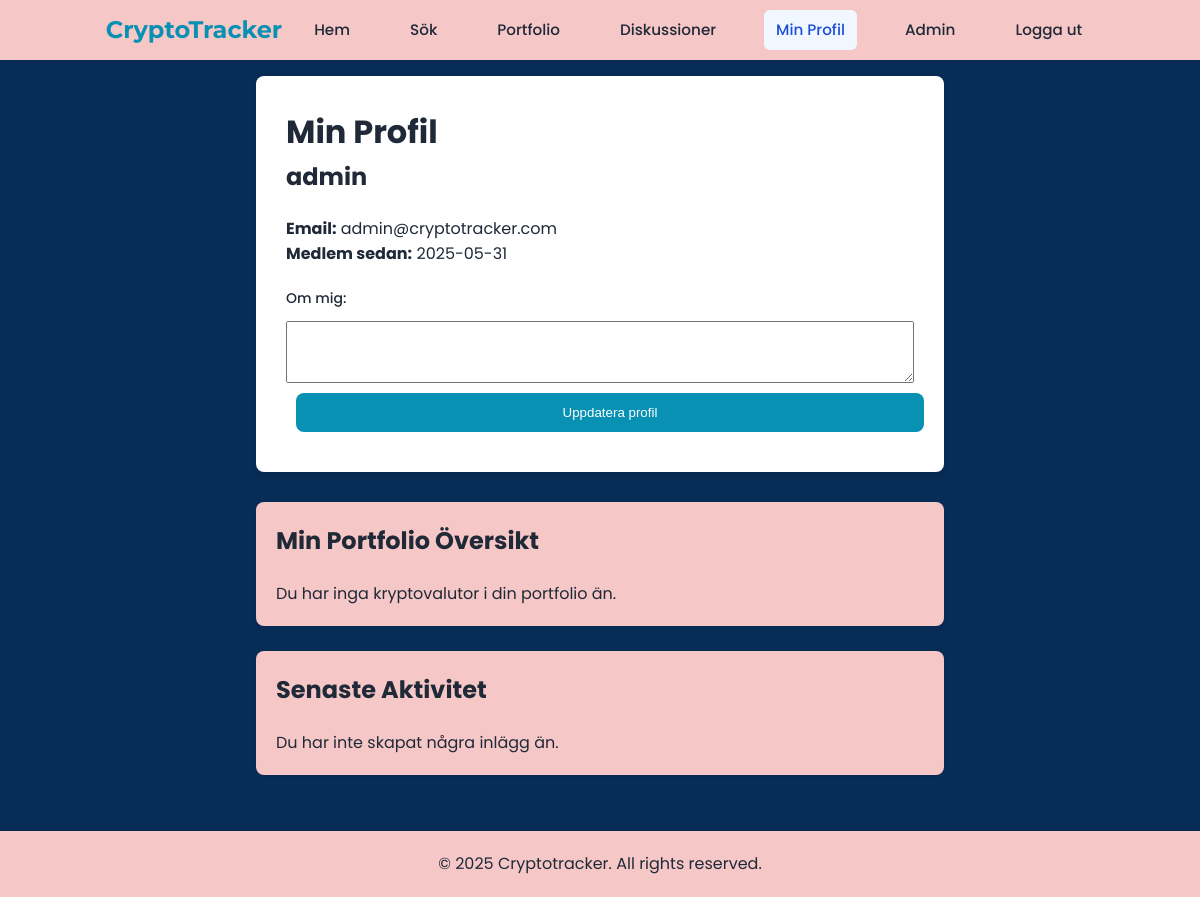
The page /pages/profile.php (signed in) on the database its author committed.
### tables this page shows
CREATE TABLE users (
    id INTEGER PRIMARY KEY AUTOINCREMENT,
    username VARCHAR(50) UNIQUE NOT NULL,
    password VARCHAR(255) NOT NULL,
    email VARCHAR(100) UNIQUE NOT NULL,
    role VARCHAR(20) DEFAULT 'user',
    profile_image VARCHAR(255),
    created_at TIMESTAMP DEFAULT CURRENT_TIMESTAMP
, bio TEXT);

### pages/profile.php (the view, shortened to what this page needs)
<?php
try {
    $db = new PDO('sqlite:' . __DIR__ . '/../db/crypto_tracker.db');
    $db->setAttribute(PDO::ATTR_ERRMODE, PDO::ERRMODE_EXCEPTION);
    $userId = $_SESSION['user_id'];
    $user = null;
    $stmt = $db->prepare("SELECT username, email, bio, created_at FROM users WHERE id = ?");
    $stmt->execute([$userId]);
    $user = $stmt->fetch(PDO::FETCH_ASSOC);
} catch(PDOException $e) {
    $error = "Databasfel: " . $e->getMessage();
} catch(Exception $e) {
    $error = $e->getMessage();
}
?>
<!DOCTYPE html>
<html lang="sv">
<head>
    <link rel="stylesheet" href="../css/styles.css">
</head>
<body>
    <?php include '../header.php'; ?>
    <div class="container">
        <?php if ($user): ?>
            <div class="profile-card">
            <h1>Min Profil</h1>
                <h2><?= htmlspecialchars($user['username']) ?></h2>
                <p><strong>Email:</strong> <?= htmlspecialchars($user['email']) ?></p>
                <p><strong>Medlem sedan:</strong> <?= date('Y-m-d', strtotime($user['created_at'])) ?></p>
                <form method="POST" class="profile-form">
                    <div class="form-group">
                        <label for="bio">Om mig:</label>
                        <textarea id="bio" name="bio" rows="4"><?= htmlspecialchars($user['bio'] ?? '') ?></textarea>
                    </div>
                    <button type="submit" class="btn">Uppdatera profil</button>
                </form>
            </div>
            <div class="dashboard-section">
                <h2>Min Portfolio Översikt</h2>
                <?php
                try {
                    $stmt = $db->prepare("
                        SELECT crypto_symbol, SUM(amount) as total_amount
                        FROM portfolio
                        WHERE user_id = ?
                        GROUP BY crypto_symbol
                    ");
                    $stmt->execute([$userId]);
                    $portfolio = $stmt->fetchAll(PDO::FETCH_ASSOC);
                    if (count($portfolio) > 0): ?>
                        <div class="portfolio-summary">
                            <?php foreach ($portfolio as $holding): ?>
                                <div class="holding-card">
                                    <h3><?= htmlspecialchars($holding['crypto_symbol']) ?></h3>
                                    <p>Antal: <?= number_format($holding['total_amount'], 8) ?></p>
                                </div>
                            <?php endforeach; ?>
                        </div>
                    <?php else: ?>
                        <p>Du har inga kryptovalutor i din portfolio än.</p>
                    <?php endif;
                } catch(PDOException $e) {
                    echo "<p class='error'>Kunde inte hämta portfolio: " . htmlspecialchars($e->getMessage()) . "</p>";
                }
                ?>
            </div>
            <div class="dashboard-section">
                <h2>Senaste Aktivitet</h2>
                <?php
                try {
                    $stmt = $db->prepare("
                        SELECT p.*, u.username
                        FROM posts p
                        JOIN users u ON p.user_id = u.id
                        WHERE p.user_id = ?
                        ORDER BY p.created_at DESC
                        LIMIT 5
                    ");
                    $stmt->execute([$userId]);
                    $posts = $stmt->fetchAll(PDO::FETCH_ASSOC);
                    if (count($posts) > 0): ?>
                        <div class="activity-list">
                            <?php foreach ($posts as $post): ?>
                                <div class="activity-item">
                                    <div class="activity-content">
                                        <p><?= htmlspecialchars($post['title']) ?></p>
                                        <small><?= date('Y-m-d H:i', strtotime($post['created_at'])) ?></small>
                                    </div>
                                    <div class="activity-actions">
                                        <button onclick="viewPost(<?= $post['id'] ?>)" class="view-btn small">Visa</button>
                                        <form action="../api/delete_post.php" method="POST" style="display: inline;" onsubmit="return confirm('Är du säker på att du vill ta bort detta inlägg?');">
                                            <input type="hidden" name="post_id" value="<?= $post['id'] ?>">
                                            <button type="submit" class="delete-btn small">Ta bort</button>
                                        </form>
                                    </div>
                                </div>
                            <?php endforeach; ?>
                        </div>
                    <?php else: ?>
                        <p>Du har inte skapat några inlägg än.</p>
                    <?php endif;
                } catch(PDOException $e) {
                    echo "<p class='error'>Kunde inte hämta aktivitet: " . htmlspecialchars($e->getMessage()) . "</p>";
                }
                ?>
            </div>
        <?php endif; ?>
    </div>
    <?php include '../php/footer.php'; ?>
</body>
</html>

### css/styles.css (style rules this page uses)
:root { --primary-color: #2563eb; --secondary-color: #0891b2; --accent-color: #059669; --danger-color: #ef4444; --background-color: #f8fafc; --text-color: #1f2937; --border-color: #e2e8f0; --card-background: #ffffff; --header-background: #ffffff; --news-border: #e2e8f0; --active-bg: #f0f7ff; --active-text: #1d4ed8; --hover-bg: #f8fafc; --section-bg: #f1f5f9; --crypto-item-hover: rgba(8, 145, 178, 0.05); }
* { margin: 0; padding: 0; box-sizing: border-box; }
body { font-family: 'Poppins', 'Segoe UI', Tahoma, Geneva, Verdana, sans-serif; line-height: 1.6; color: var(--text-color); background-color: #072d57; }
.container { width: 60%; max-width: 1400px; margin: 0 auto; padding: 1.5rem; }
.profile-card { background: white; padding: 30px; border-radius: 8px; box-shadow: 0 2px 5px rgba(0,0,0,0.1); margin-bottom: 30px; }
.profile-form { margin-top: 20px; }
.form-group { margin-bottom: 20px; }
.form-group label { display: block; margin-bottom: 5px; font-weight: bold; }
@media (max-width: 1200px) { .container { padding: 1rem; } }
input, button { display: block; width: 100%; margin: 10px 0; padding: 10px; }
button { background-color: var(--secondary-color); color: white; border: none; cursor: pointer; }
h2 { font-size: 24px; margin-bottom: 20px; }
.btn { display: inline-block; padding: 0.75rem 1.5rem; margin: 10px; background: var(--secondary-color); color: #fff; text-decoration: none; border-radius: 0.5rem; font-weight: 500; transition: all 0.3s ease; }
.dashboard-section { background-color: #f6c7c7; margin-top: 25px; padding: 20px; border-radius: 8px; box-shadow: 0 1px 4px rgba(0, 0, 0, 0.1); }
.form-group { display: flex; flex-direction: column; gap: 0.5rem; margin-bottom: 0; position: relative; }
.form-group label { font-weight: 500; color: var(--text-color); font-size: 0.875rem; display: block; margin-bottom: 0.25rem; }
.form-group { display: flex; flex-direction: column; gap: 0.5rem; margin-bottom: 0; }
.form-group label { font-weight: 500; color: var(--text-color); font-size: 0.875rem; }

### rows shown on the page
users: username "admin", email "admin@cryptotracker.com", created_at "2025-05-31"
